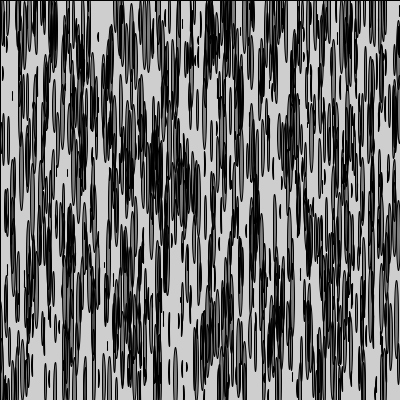
Frame 1 (no input)
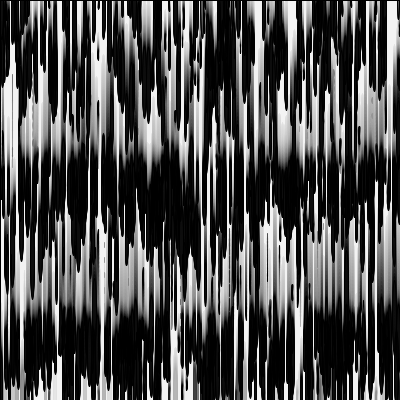
Frame 60 (the mouse pressed at the canvas centre just before this capture)
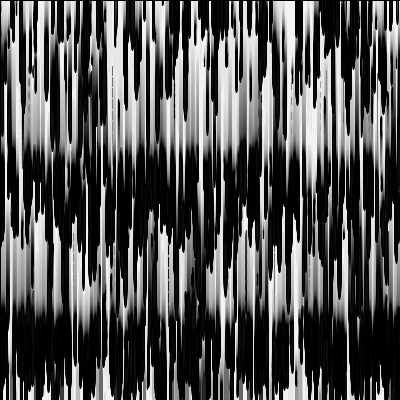
Frame 120 (the mouse held since frame 60 and released just before this capture)

The Processing sketch that drew these frames (run headless with seeded random() and noise(); from frame 60 on, the mouse is pressed at the canvas centre):

// Processing sketch: sketch_088_suspension2
// ── sketch_088_suspension2.pde
// The Nature of Code
// Started with
// Daniel Shiffman
// http://natureofcode.com
// Forces (Gravity and Fluid Resistence) with Vectors 

Mover[] movers = new Mover[1000];

// Liquid
Liquid liquid1;
Liquid liquid2;
Liquid liquid3;
Liquid liquid4;

void setup() {
  size(400, 400);
  noCursor();
  reset();
  // Create liquid object
  liquid1 = new Liquid(0, 0, width, height/5, 0.9);
  liquid2 = new Liquid(0, height/5 * 2, width, height/5, 0.9);
  liquid3 = new Liquid(0, height/5 * 4, width, height/5, 0.9);
  //liquid4 = new Liquid(width/4, height/2, width/3, height/10, 0.1);

}

void draw() {
  //background(255);
  fill(255,10);
  rect(0,0,width,height);

  // Draw water
  //liquid1.display();
  //liquid2.display();
  //liquid3.display();
  //liquid4.display();
  

  for (int i = 0; i < movers.length; i++) {
    runLiquid(liquid1, i);
    runLiquid(liquid2, i);
    runLiquid(liquid3, i);
    //runLiquid(liquid4, i);


    // Gravity is scaled by mass here!
    PVector gravity = new PVector(0, 0.1*movers[i].mass);
    // Apply gravity
    movers[i].applyForce(gravity);

    // Update and display
    movers[i].update();
    movers[i].display();
    movers[i].checkEdges();
  }

 
}

void mousePressed() {
  reset();
}

// Restart all the Mover objects randomly
void reset() {
  for (int i = 0; i < movers.length; i++) {
    movers[i] = new Mover(random(0.5, 8), random(width), random(height));
  }
}

void runLiquid(Liquid liquid, int i) {
  // Is the Mover in the liquid?
  if (liquid.contains(movers[i])) {
    // Calculate drag force
    PVector dragForce = liquid.drag(movers[i]);
    // Apply drag force to Mover
    movers[i].applyForce(dragForce);
  }

}
// ── Liquid.pde
// The Nature of Code
// Daniel Shiffman
// http://natureofcode.com

// Liquid class 
class Liquid {


  // Liquid is a rectangle
  float x, y, w, h;
  // Coefficient of drag
  float c;

  Liquid(float x_, float y_, float w_, float h_, float c_) {
    x = x_;
    y = y_;
    w = w_;
    h = h_;
    c = c_;
  }

  // Is the Mover in the Liquid?
  boolean contains(Mover m) {
    PVector l = m.position;
    return l.x > x && l.x < x + w && l.y > y && l.y < y + h;
  }

  // Calculate drag force
  PVector drag(Mover m) {
    // Magnitude is coefficient * speed squared
    float speed = m.velocity.mag();
    float dragMagnitude = c * speed * speed;

    // Direction is inverse of velocity
    PVector dragForce = m.velocity.get();
    dragForce.mult(-1);

    // Scale according to magnitude
    // dragForce.setMag(dragMagnitude);
    dragForce.normalize();
    dragForce.mult(dragMagnitude);
    return dragForce;
  }

  void display() {
    noStroke();
    fill(0, 10);
    rect(x, y, w, h);
  }
}
// ── Mover.pde
// The Nature of Code
// Daniel Shiffman
// http://natureofcode.com

class Mover {

  // position, velocity, and acceleration 
  PVector position;
  PVector velocity;
  PVector acceleration;

  // Mass is tied to size
  float mass;
  
  int opac;

  Mover(float m, float x, float y) {
    mass = m;
    position = new PVector(x, y);
    velocity = new PVector(0, 0);
    acceleration = new PVector(0, 0);
    opac = int(random(40, 100));
  }

  // Newton's 2nd law: F = M * A
  // or A = F / M
  void applyForce(PVector force) {
    // Divide by mass 
    PVector f = PVector.div(force, mass);
    // Accumulate all forces in acceleration
    acceleration.add(f);
  }

  void update() {

    // Velocity changes according to acceleration
    velocity.add(acceleration);
    // position changes by velocity
    position.add(velocity);
    // We must clear acceleration each frame
    acceleration.mult(0);
  }

  // Draw Mover
  void display() {
    
    //stroke(0, opac);
    //strokeWeight(.5);
    //noStroke();
    fill(0, 100);
    //noFill();
    ellipse(position.x, position.y, mass/2, mass*10);
  }

  // Bounce off bottom of window
  void checkEdges() {
    if (position.y > height) {
      velocity.y *= -0.9;  // A little dampening when hitting the bottom
      position.y = 0;
    }
  }
}
